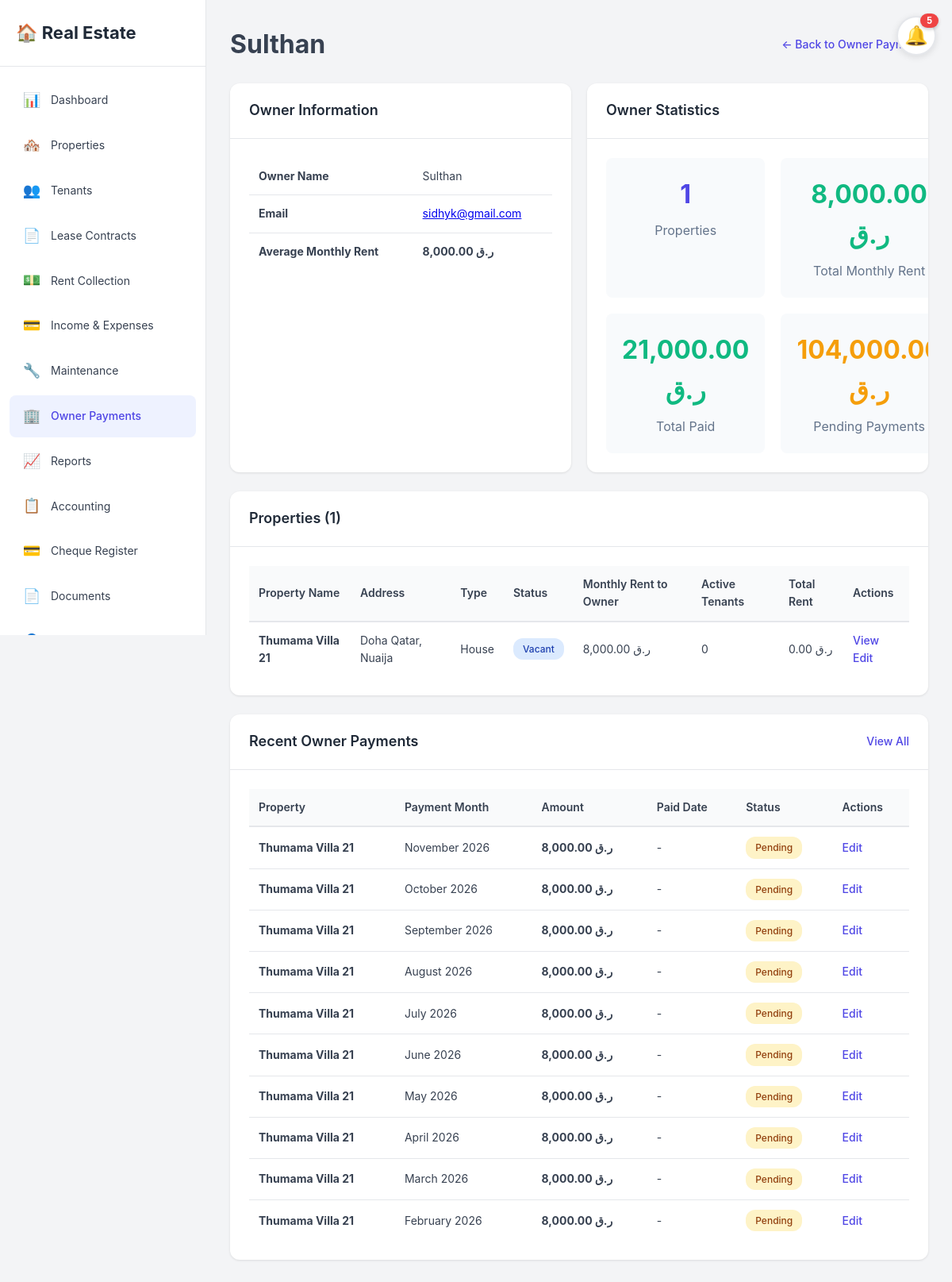
The app's page /owners/profile.php?owner=Sulthan (signed in) with its own data.
### tables this page shows
CREATE TABLE `properties` (
  `id` int(11) NOT NULL,
  `user_id` int(11) NOT NULL,
  `parent_property_id` int(11) DEFAULT NULL,
  `unit_name` varchar(100) DEFAULT NULL,
  `is_unit` tinyint(1) DEFAULT 0,
  `owner_name` varchar(255) DEFAULT NULL,
  `owner_contact` varchar(255) DEFAULT NULL,
  `owner_email` varchar(255) DEFAULT NULL,
  `owner_phone` varchar(20) DEFAULT NULL,
  `monthly_rent_to_owner` decimal(10,2) DEFAULT 0.00,
  `property_name` varchar(255) NOT NULL,
  `address` varchar(500) NOT NULL,
  `city` varchar(100) NOT NULL,
  `state` varchar(100) DEFAULT NULL,
  `zip_code` varchar(20) DEFAULT NULL,
  `country` varchar(100) DEFAULT 'Qatar',
  `property_type` enum('Apartment','House','Condo','Townhouse','Commercial','Other') NOT NULL,
  `bedrooms` int(11) DEFAULT NULL,
  `bathrooms` decimal(3,1) DEFAULT NULL,
  `square_feet` int(11) DEFAULT NULL,
  `purchase_price` decimal(12,2) DEFAULT NULL,
  `current_value` decimal(12,2) DEFAULT NULL,
  `purchase_date` date DEFAULT NULL,
  `default_rent` decimal(10,2) DEFAULT 0.00,
  `status` enum('Vacant','Occupied','Under Maintenance') DEFAULT 'Vacant',
  `notes` text DEFAULT NULL,
  `created_at` timestamp NOT NULL DEFAULT current_timestamp(),
  `updated_at` timestamp NOT NULL DEFAULT current_timestamp() ON UPDATE current_timestamp()
);

CREATE TABLE `owner_payments` (
  `id` int(11) NOT NULL,
  `property_id` int(11) NOT NULL,
  `user_id` int(11) NOT NULL,
  `amount` decimal(10,2) NOT NULL,
  `payment_month` date NOT NULL,
  `paid_date` date DEFAULT NULL,
  `cheque_number` varchar(50) DEFAULT NULL,
  `payment_method` enum('Cash','Check','Cheque','Bank Transfer','Credit Card','Online','Other') DEFAULT 'Bank Transfer',
  `reference_number` varchar(100) DEFAULT NULL,
  `notes` text DEFAULT NULL,
  `status` enum('Pending','Paid','Overdue') DEFAULT 'Pending',
  `created_at` timestamp NOT NULL DEFAULT current_timestamp(),
  `updated_at` timestamp NOT NULL DEFAULT current_timestamp() ON UPDATE current_timestamp()
);

### config/config.php (called while the page is built, shortened)
<?php
function isLoggedIn() {
    return isset($_SESSION['user_id']) && !empty($_SESSION['user_id']);
}
function getCurrentUserId() {
    return isset($_SESSION['user_id']) ? $_SESSION['user_id'] : null;
}
function getCurrencySymbol($currency_code) {
    $currencies = [
        'USD' => '$',
        'QAR' => 'ر.ق',
        'SAR' => 'ر.س',
        'AED' => 'د.إ',
        'EUR' => '€',
        'GBP' => '£',
        'CAD' => 'C$',
        'AUD' => 'A$',
        'JPY' => '¥',
        'INR' => '₹',
        'PKR' => '₨',
        'EGP' => 'E£',
        'BHD' => '.د.ب',
        'KWD' => 'د.ك',
        'OMR' => 'ر.ع.',
    ];
    return isset($currencies[$currency_code]) ? $currencies[$currency_code] : '$';
}
function getUserCurrency() {
    if (isset($_SESSION['user_currency'])) {
        return $_SESSION['user_currency'];
    }
    return $currency;
}
function formatCurrency($amount, $currency_code = null) {
    if ($currency_code === null) {
        $currency_code = getUserCurrency();
    }
    $symbol = getCurrencySymbol($currency_code);
    $formatted = number_format($amount, 2);
    $rtl_currencies = ['QAR', 'SAR', 'AED', 'BHD', 'KWD', 'OMR'];
    if (in_array($currency_code, $rtl_currencies)) {
        return $formatted . ' ' . $symbol;
    } else {
        return $symbol . $formatted;
    }
}
?>

### owners/profile.php (the view, shortened to what this page needs)
<?php
require_once '../config/config.php';
$conn = getDBConnection();
$user_id = getCurrentUserId();
$owner_name = urldecode($_GET['owner']);
$owner_name_escaped = $conn->real_escape_string($owner_name);
$owner_info_result = $conn->query("SELECT owner_name, owner_contact, owner_email, owner_phone,
    AVG(monthly_rent_to_owner) as avg_monthly_rent
    FROM properties
    WHERE user_id = $user_id AND owner_name = '$owner_name_escaped'
    GROUP BY owner_name, owner_contact, owner_email, owner_phone
    LIMIT 1");
$owner_info = $owner_info_result ? $owner_info_result->fetch_assoc() : null;
$properties = $conn->query("SELECT p.*,
    (SELECT COUNT(*) FROM tenants WHERE property_id = p.id AND status = 'Active') as active_tenants,
    (SELECT SUM(monthly_rent) FROM tenants WHERE property_id = p.id AND status = 'Active') as total_rent
    FROM properties p
    WHERE p.user_id = $user_id AND p.owner_name = '$owner_name_escaped'
    ORDER BY p.property_name");
$check_owner_table = $conn->query("SHOW TABLES LIKE 'owner_payments'");
$has_owner_table = $check_owner_table->num_rows > 0;
$owner_payments_stats = null;
$total_paid = 0;
$total_pending = 0;
$recent_payments = null;
if ($has_owner_table && $properties && $properties->num_rows > 0) {
    $property_ids = [];
    $properties->data_seek(0);
    while ($prop = $properties->fetch_assoc()) {
        $property_ids[] = $prop['id'];
    }
    $properties->data_seek(0);
    if (!empty($property_ids)) {
        $ids_string = implode(',', array_map('intval', $property_ids));
        $stats_result = $conn->query("SELECT
            SUM(CASE WHEN status = 'Paid' THEN amount ELSE 0 END) as total_paid,
            SUM(CASE WHEN status = 'Pending' THEN amount ELSE 0 END) as total_pending,
            COUNT(*) as total_payments
            FROM owner_payments
            WHERE property_id IN ($ids_string)");
        if ($stats_result && $stats_result->num_rows > 0) {
            $owner_payments_stats = $stats_result->fetch_assoc();
            $total_paid = $owner_payments_stats['total_paid'] ?? 0;
            $total_pending = $owner_payments_stats['total_pending'] ?? 0;
        }
        $recent_payments = $conn->query("SELECT op.*, p.property_name
            FROM owner_payments op
            INNER JOIN properties p ON op.property_id = p.id
            WHERE op.property_id IN ($ids_string)
            ORDER BY op.payment_month DESC, op.status ASC
            LIMIT 10");
    }
}
$total_properties = $properties ? $properties->num_rows : 0;
$total_monthly_rent = 0;
if ($properties && $total_properties > 0) {
    $properties->data_seek(0);
    while ($prop = $properties->fetch_assoc()) {
        $total_monthly_rent += $prop['monthly_rent_to_owner'] ?? 0;
    }
}
include '../includes/header.php';
?>
<div class="page-actions">
    <h1><?php echo htmlspecialchars($owner_info['owner_name']); ?></h1>
    <div>
        <a href="index.php" class="btn-link">← Back to Owner Payments</a>
    </div>
</div>
<div class="dashboard-grid">
    <div class="content-card">
        <div class="card-header">
            <h2>Owner Information</h2>
        </div>
        <div class="card-body">
            <table class="data-table">
                <tr>
                    <td><strong>Owner Name</strong></td>
                    <td><?php echo htmlspecialchars($owner_info['owner_name']); ?></td>
                </tr>
                <?php if (!empty($owner_info['owner_email'])): ?>
                <tr>
                    <td><strong>Email</strong></td>
                    <td><a href="mailto:<?php echo htmlspecialchars($owner_info['owner_email']); ?>"><?php echo htmlspecialchars($owner_info['owner_email']); ?></a></td>
                </tr>
                <?php endif; ?>
                <tr>
                    <td><strong>Average Monthly Rent</strong></td>
                    <td><strong><?php echo formatCurrency($owner_info['avg_monthly_rent'] ?? 0); ?></strong></td>
                </tr>
            </table>
        </div>
    </div>
    <div class="content-card">
        <div class="card-header">
            <h2>Owner Statistics</h2>
        </div>
        <div class="card-body">
            <div style="display: grid; grid-template-columns: repeat(2, 1fr); gap: 20px;">
                <div style="text-align: center; padding: 20px; background: #f8fafc; border-radius: 8px;">
                    <div style="font-size: 32px; font-weight: bold; color: #4f46e5;">
                        <?php echo $total_properties; ?>
                    </div>
                    <div style="color: #64748b; margin-top: 8px;">Properties</div>
                </div>
                <div style="text-align: center; padding: 20px; background: #f8fafc; border-radius: 8px;">
                    <div style="font-size: 32px; font-weight: bold; color: #10b981;">
                        <?php echo formatCurrency($total_monthly_rent); ?>
                    </div>
                    <div style="color: #64748b; margin-top: 8px;">Total Monthly Rent</div>
                </div>
                <?php if ($has_owner_table && $owner_payments_stats): ?>
                <div style="text-align: center; padding: 20px; background: #f8fafc; border-radius: 8px;">
                    <div style="font-size: 32px; font-weight: bold; color: #10b981;">
                        <?php echo formatCurrency($total_paid); ?>
                    </div>
                    <div style="color: #64748b; margin-top: 8px;">Total Paid</div>
                </div>
                <div style="text-align: center; padding: 20px; background: #f8fafc; border-radius: 8px;">
                    <div style="font-size: 32px; font-weight: bold; color: #f59e0b;">
                        <?php echo formatCurrency($total_pending); ?>
                    </div>
                    <div style="color: #64748b; margin-top: 8px;">Pending Payments</div>
                </div>
                <?php endif; ?>
            </div>
        </div>
    </div>
</div>
<div class="content-card" style="margin-top: 24px;">
    <div class="card-header">
        <h2>Properties (<?php echo $total_properties; ?>)</h2>
    </div>
    <div class="card-body">
        <?php if ($total_properties > 0): ?>
            <div class="table-responsive">
                <table class="data-table">
                    <thead>
                        <tr>
                            <th>Property Name</th>
                            <th>Address</th>
                            <th>Type</th>
                            <th>Status</th>
                            <th>Monthly Rent to Owner</th>
                            <th>Active Tenants</th>
                            <th>Total Rent</th>
                            <th>Actions</th>
                        </tr>
                    </thead>
                    <tbody>
                        <?php if ($properties && $total_properties > 0): ?>
                        <?php while ($property = $properties->fetch_assoc()): ?>
                            <tr>
                                <td><strong><?php echo htmlspecialchars($property['property_name']); ?></strong></td>
                                <td><?php echo htmlspecialchars($property['address'] . ', ' . $property['city']); ?></td>
                                <td><?php echo htmlspecialchars($property['property_type']); ?></td>
                                <td>
                                    <span class="badge badge-<?php
                                        echo $property['status'] == 'Occupied' ? 'success' :
                                            ($property['status'] == 'Under Maintenance' ? 'warning' : 'info');
                                    ?>">
                                        <?php echo htmlspecialchars($property['status']); ?>
                                    </span>
                                </td>
                                <td><?php echo formatCurrency($property['monthly_rent_to_owner'] ?? 0); ?></td>
                                <td><?php echo $property['active_tenants'] ?? 0; ?></td>
                                <td><?php echo formatCurrency($property['total_rent'] ?? 0); ?></td>
                                <td>
                                    <a href="../properties/view.php?id=<?php echo $property['id']; ?>" class="btn-link">View</a>
                                    <a href="../properties/edit.php?id=<?php echo $property['id']; ?>" class="btn-link">Edit</a>
                                </td>
                            </tr>
                        <?php endwhile; ?>
                        <?php endif; ?>
                    </tbody>
                </table>
            </div>
        <?php else: ?>
            <p class="text-muted">No properties found for this owner.</p>
        <?php endif; ?>
    </div>
</div>
<?php if ($has_owner_table && $recent_payments && $recent_payments->num_rows > 0): ?>
<div class="content-card" style="margin-top: 24px;">
    <div class="card-header">
        <h2>Recent Owner Payments</h2>
        <a href="index.php" class="btn-link">View All</a>
    </div>
    <div class="card-body">
        <div class="table-responsive">
            <table class="data-table">
                <thead>
                    <tr>
                        <th>Property</th>
                        <th>Payment Month</th>
                        <th>Amount</th>
                        <th>Paid Date</th>
                        <th>Status</th>
                        <th>Actions</th>
                    </tr>
                </thead>
                <tbody>
                    <?php while ($payment = $recent_payments->fetch_assoc()): ?>
                        <tr>
                            <td><strong><?php echo htmlspecialchars($payment['property_name']); ?></strong></td>
                            <td><?php echo date('F Y', strtotime($payment['payment_month'])); ?></td>
                            <td><strong><?php echo formatCurrency($payment['amount']); ?></strong></td>
                            <td><?php echo $payment['paid_date'] ? formatDate($payment['paid_date']) : '-'; ?></td>
                            <td>
                                <span class="badge badge-<?php echo $payment['status'] == 'Paid' ? 'success' : 'warning'; ?>">
                                    <?php echo htmlspecialchars($payment['status']); ?>
                                </span>
                            </td>
                            <td>
                                <a href="edit.php?id=<?php echo $payment['id']; ?>" class="btn-link">Edit</a>
                            </td>
                        </tr>
                    <?php endwhile; ?>
                </tbody>
            </table>
        </div>
    </div>
</div>
<?php endif; ?>
<?php include '../includes/footer.php'; ?>

### assets/css/style.css (style rules this page uses)
* { margin: 0; padding: 0; box-sizing: border-box; }
:root { --primary-color: #4f46e5; --primary-hover: #4338ca; --secondary-color: #6366f1; --success-color: #10b981; --danger-color: #ef4444; --warning-color: #f59e0b; --info-color: #3b82f6; --dark-color: #1f2937; --light-color: #f9fafb; --border-color: #e5e7eb; --text-color: #374151; --text-muted: #6b7280; --sidebar-width: 260px; --header-height: 70px; }
body { font-family: -apple-system, BlinkMacSystemFont, 'Segoe UI', Roboto, 'Helvetica Neue', Arial, sans-serif; background-color: #f3f4f6; color: var(--text-color); line-height: 1.6; }
.dashboard-grid { display: grid; grid-template-columns: 1fr 1fr; gap: 20px; }
.dashboard-card, .content-card { background: white; border-radius: 12px; box-shadow: 0 1px 3px rgba(0, 0, 0, 0.1); overflow: hidden; }
.card-header { padding: 20px 24px; border-bottom: 1px solid var(--border-color); display: flex; justify-content: space-between; align-items: center; }
.card-header h2 { font-size: 18px; font-weight: 600; color: var(--dark-color); }
.card-body { padding: 24px; }
.btn-link { color: var(--primary-color); text-decoration: none; font-size: 14px; font-weight: 500; }
.table-responsive { overflow-x: auto; }
.data-table { width: 100%; border-collapse: collapse; font-size: 14px; }
.data-table thead { background-color: var(--light-color); }
.data-table th { padding: 12px; text-align: left; font-weight: 600; color: var(--text-color); border-bottom: 2px solid var(--border-color); }
.data-table td { padding: 12px; border-bottom: 1px solid var(--border-color); }
.data-table tbody tr:last-child td { border-bottom: none; }
.badge { display: inline-block; padding: 4px 12px; border-radius: 12px; font-size: 12px; font-weight: 500; }
.badge-warning { background-color: #fef3c7; color: #92400e; }
.badge-info { background-color: #dbeafe; color: #1e40af; }
.page-actions { display: flex; justify-content: space-between; align-items: center; margin-bottom: 24px; }

### records on screen
properties: property_name "Thumama Villa 21", address+city "Doha Qatar, Nuaija", property_type "House", status "Vacant", monthly_rent_to_owner "8,000.00 ر.ق", active_tenants "0", total_rent "0.00 ر.ق"
owner_payments: property.property_name "Thumama Villa 21", payment_month "November 2026", amount "8,000.00 ر.ق", status "Pending"
owner_payments: property.property_name "Thumama Villa 21", payment_month "October 2026", amount "8,000.00 ر.ق", status "Pending"
owner_payments: property.property_name "Thumama Villa 21", payment_month "September 2026", amount "8,000.00 ر.ق", status "Pending"
owner_payments: property.property_name "Thumama Villa 21", payment_month "August 2026", amount "8,000.00 ر.ق", status "Pending"
owner_payments: property.property_name "Thumama Villa 21", payment_month "July 2026", amount "8,000.00 ر.ق", status "Pending"
owner_payments: property.property_name "Thumama Villa 21", payment_month "June 2026", amount "8,000.00 ر.ق", status "Pending"
owner_payments: property.property_name "Thumama Villa 21", payment_month "May 2026", amount "8,000.00 ر.ق", status "Pending"
owner_payments: property.property_name "Thumama Villa 21", payment_month "April 2026", amount "8,000.00 ر.ق", status "Pending"
owner_payments: property.property_name "Thumama Villa 21", payment_month "March 2026", amount "8,000.00 ر.ق", status "Pending"
owner_payments: property.property_name "Thumama Villa 21", payment_month "February 2026", amount "8,000.00 ر.ق", status "Pending"

### other values on screen
$notification_count "5"
$owner_info['owner_name'] "Sulthan"
$owner_info['owner_email'] "sidhyk@gmail.com"
formatCurrency($owner_info['avg_monthly_rent'] ?? 0) "8,000.00 ر.ق"
$total_properties "1"
formatCurrency($total_monthly_rent) "8,000.00 ر.ق"
formatCurrency($total_paid) "21,000.00 ر.ق"
